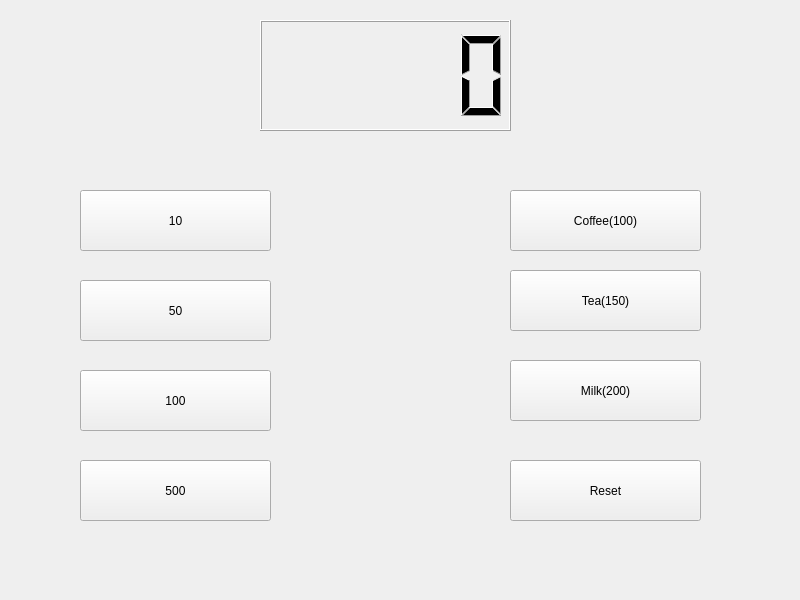
<?xml version="1.0" encoding="UTF-8"?>
<ui version="4.0">
 <class>Widget</class>
 <widget class="QWidget" name="Widget">
  <property name="geometry">
   <rect>
    <x>0</x>
    <y>0</y>
    <width>800</width>
    <height>600</height>
   </rect>
  </property>
  <property name="windowTitle">
   <string>Widget</string>
  </property>
  <widget class="QLCDNumber" name="lcdNumber">
   <property name="geometry">
    <rect>
     <x>260</x>
     <y>20</y>
     <width>251</width>
     <height>111</height>
    </rect>
   </property>
  </widget>
  <widget class="QPushButton" name="pb10">
   <property name="geometry">
    <rect>
     <x>80</x>
     <y>190</y>
     <width>191</width>
     <height>61</height>
    </rect>
   </property>
   <property name="text">
    <string>10</string>
   </property>
  </widget>
  <widget class="QPushButton" name="pb50">
   <property name="geometry">
    <rect>
     <x>80</x>
     <y>280</y>
     <width>191</width>
     <height>61</height>
    </rect>
   </property>
   <property name="text">
    <string>50</string>
   </property>
  </widget>
  <widget class="QPushButton" name="pb100">
   <property name="geometry">
    <rect>
     <x>80</x>
     <y>370</y>
     <width>191</width>
     <height>61</height>
    </rect>
   </property>
   <property name="text">
    <string>100</string>
   </property>
  </widget>
  <widget class="QPushButton" name="pbCoffee">
   <property name="geometry">
    <rect>
     <x>510</x>
     <y>190</y>
     <width>191</width>
     <height>61</height>
    </rect>
   </property>
   <property name="text">
    <string>Coffee(100)</string>
   </property>
  </widget>
  <widget class="QPushButton" name="pbTea">
   <property name="geometry">
    <rect>
     <x>510</x>
     <y>270</y>
     <width>191</width>
     <height>61</height>
    </rect>
   </property>
   <property name="text">
    <string>Tea(150)</string>
   </property>
  </widget>
  <widget class="QPushButton" name="pbMilk">
   <property name="geometry">
    <rect>
     <x>510</x>
     <y>360</y>
     <width>191</width>
     <height>61</height>
    </rect>
   </property>
   <property name="text">
    <string>Milk(200)</string>
   </property>
  </widget>
  <widget class="QPushButton" name="pb500">
   <property name="geometry">
    <rect>
     <x>80</x>
     <y>460</y>
     <width>191</width>
     <height>61</height>
    </rect>
   </property>
   <property name="text">
    <string>500</string>
   </property>
  </widget>
  <widget class="QPushButton" name="pbReset">
   <property name="geometry">
    <rect>
     <x>510</x>
     <y>460</y>
     <width>191</width>
     <height>61</height>
    </rect>
   </property>
   <property name="text">
    <string>Reset</string>
   </property>
  </widget>
 </widget>
 <resources/>
 <connections/>
</ui>
